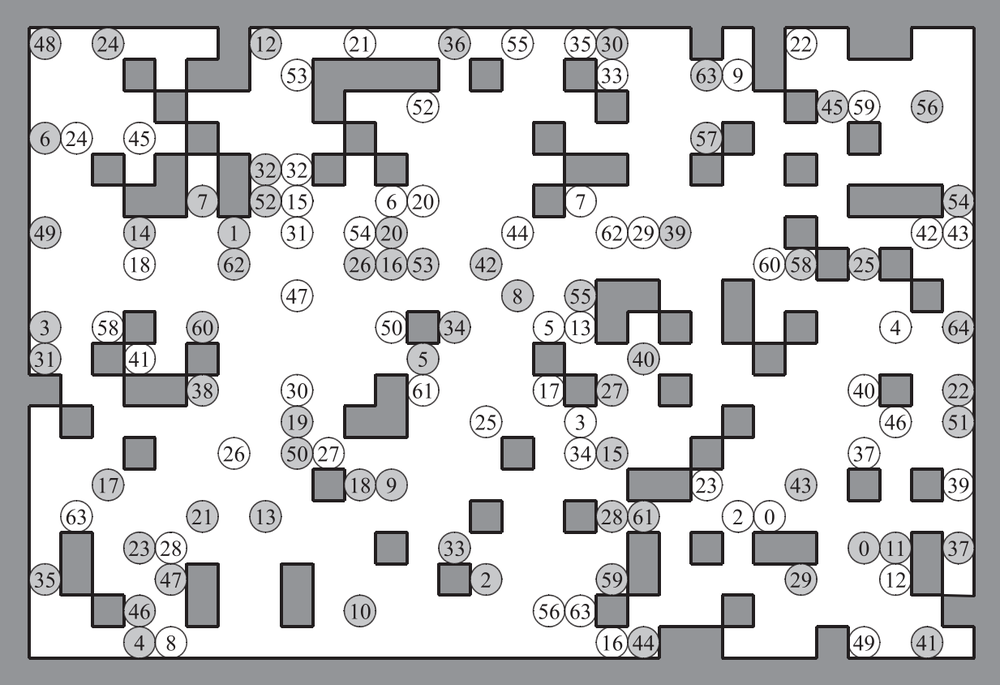
%> input picture data/liang6-1.png, 1000 x 685 px, shrunk from 1233 x 844 before the run
$ octave rss_compare.m   (GNU Octave 9; MATLAB toolbox functions it lacks are replaced by stand-ins)
%> lines starting %> are read from the running program, lines starting %| are printed output that depends on the picture; in (x1, y1, x2, y2) boxes, pixels count from 0 and x2, y2 are one past the last pixel; in counts of white or black regions, pixels touching at a corner belong together; the program's own positions count from 1
clc;clear;close all;
raw = imread('data/liang6-1.png');
%> raw is the input picture: size 685x1000x3 uint8; mean R, G, B 204.5, 204.7, 205.6
raw = rgb2gray(raw);
%> raw: size 685x1000 uint8
imshow(raw);
[centers, radii, metric] = imfindcircles(raw,[10 30]);
%> centers = 120 rows, first 12: [644 233.2; 518 233.2; 581.1 327.9; 392 328; 392 201.8; 770.1 265.1; 140 265; 581 454; 581 201.8; 959.1 233.3; 896 328; 770 517]; radii = 120 values, max 15.04 at index 93, min 14.35 at index 111, mean 14.68; metric = 120 values, max 0.47 at index 1, min 0.302 at index 120, mean 0.397
%viscircles(centers,radii,'EdgeColor','b');
aver = zeros(size(radii));
for i = 1:length(centers)
    r = round(radii(i,1));
    y = round(centers(i,1));
    x = round(centers(i,2));
    r2 = round(r/2);
    sub = raw(x-r2:x+r2, y-r2:y+r2);
    aver(i) = mean(sub(:));
    if aver(i)>170
        viscircles([y,x],r,'EdgeColor','b');
    else
        viscircles([y,x],r,'EdgeColor','r');
    end
    raw(x-r:x+r, y-r:y+r) = 255;
end
%> this loop made 120 passes
%> (r, y, x, r2) on passes 1 to 12: (15, 644, 233, 8), (15, 518, 233, 8), (15, 581, 328, 8), (15, 392, 328, 8), (14, 392, 202, 7), (15, 770, 265, 8), (15, 140, 265, 8), (15, 581, 454, 8), (15, 581, 202, 8), (15, 959, 233, 8), (15, 896, 328, 8), (15, 770, 517, 8)
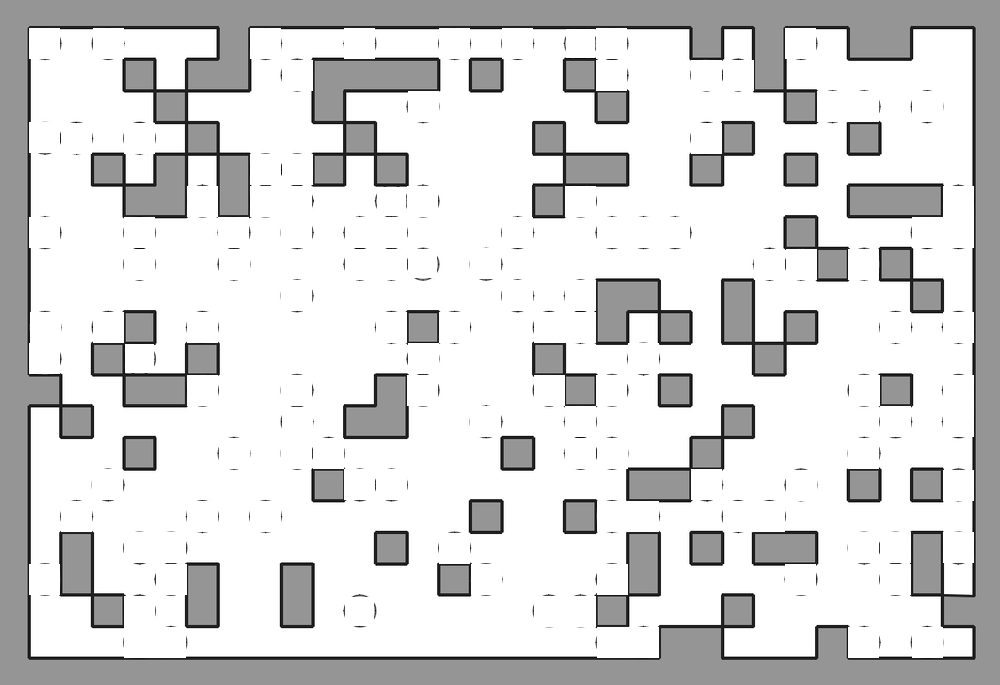
%> raw: size 685x1000 uint8; min 0, max 255, mean 215.7
%> after the loop, aver = 120 values, max 229.1 at index 9, min 149.8 at index 17, mean 177.6
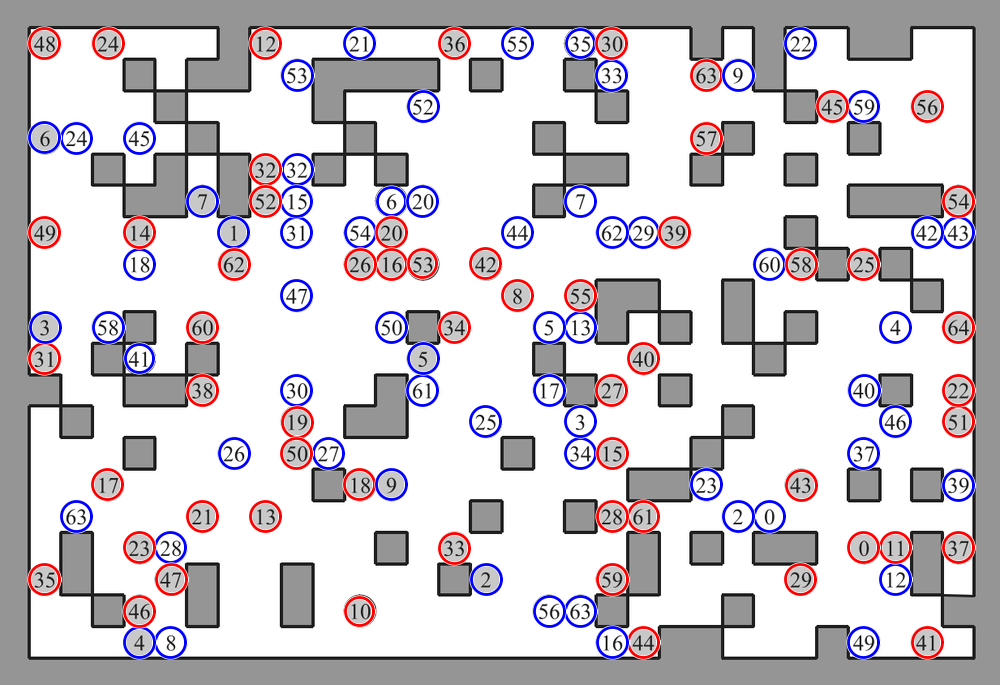
%> figure redrawn from the program's plot data
map = (raw <= 149);
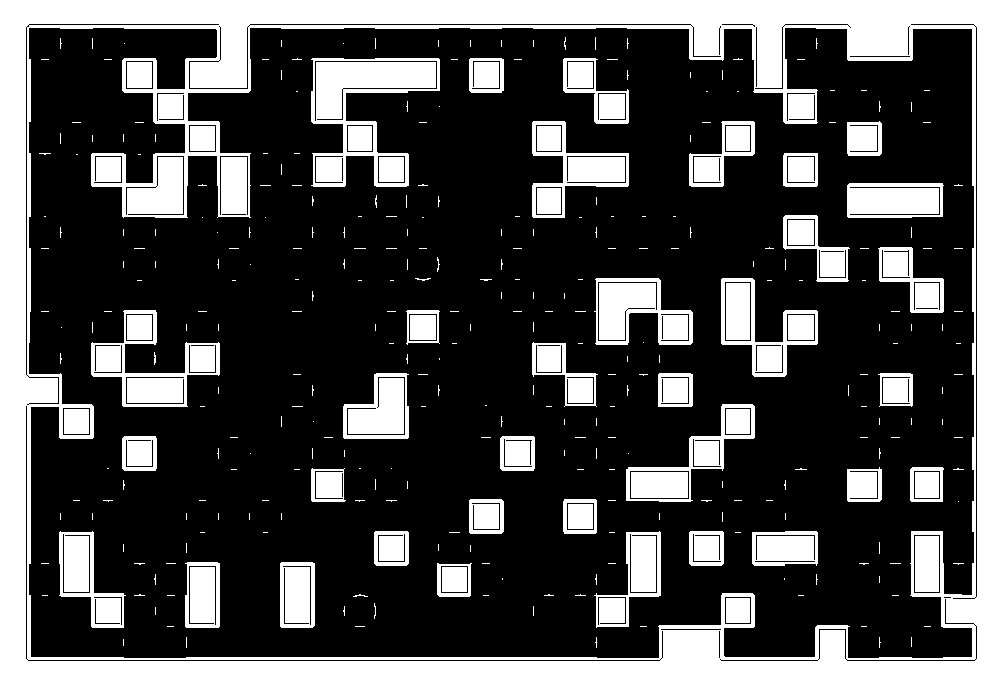
%> map: size 685x1000 logical; 28.6% white; 342 white regions (283 under 20 px), largest, box (x1, y1, x2, y2) and area: (0, 0, 1000, 685) 113566, (311, 58, 440, 187) 7018, (91, 310, 220, 407) 4489
figure,imshow(map);

map2 = zeros(size(map));
CC=bwconncomp(map);
%> CC = 342 connected components
CC = CC.PixelIdxList;
%> CC = 342 items
for i = 1:size(CC,2)
    if size(CC{i},1)>1000
        map2(CC{i}) = 1;
    end
end
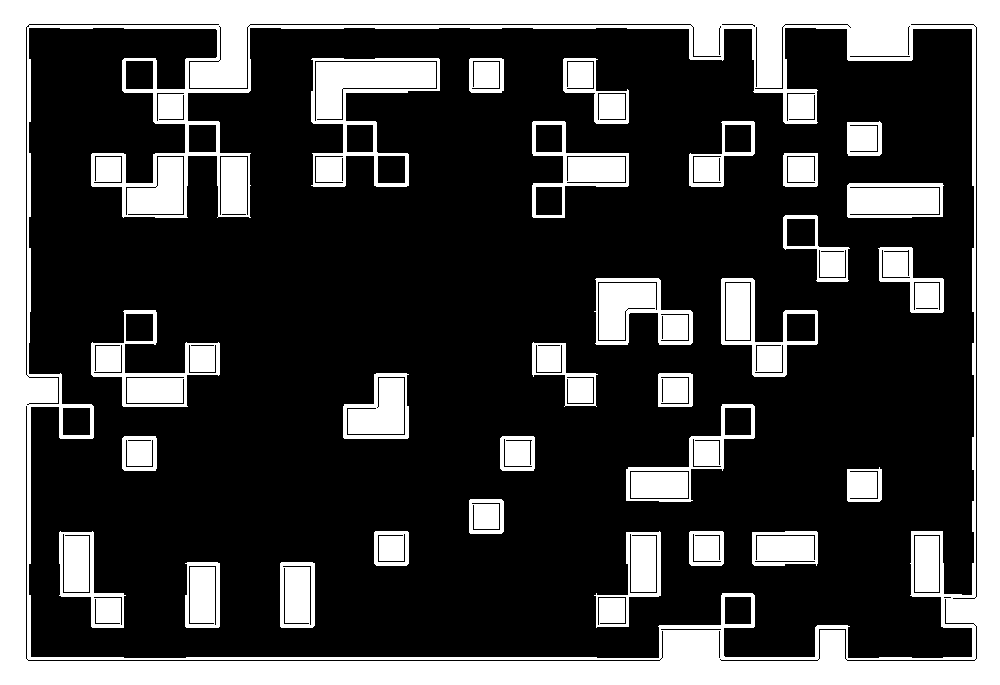
%> map2: size 685x1000 double; values 0 (black) and 1 (white), 26.2% white; 32 white regions, largest, box (x1, y1, x2, y2) and area: (0, 0, 1000, 685) 113566, (311, 58, 440, 187) 7018, (91, 310, 220, 407) 4489
figure, imshow(map2);
